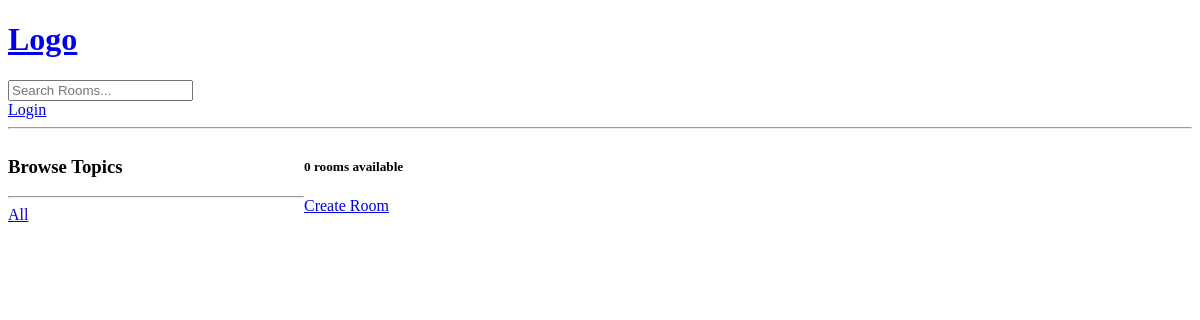
/, run on an earlier commit of the app's database.
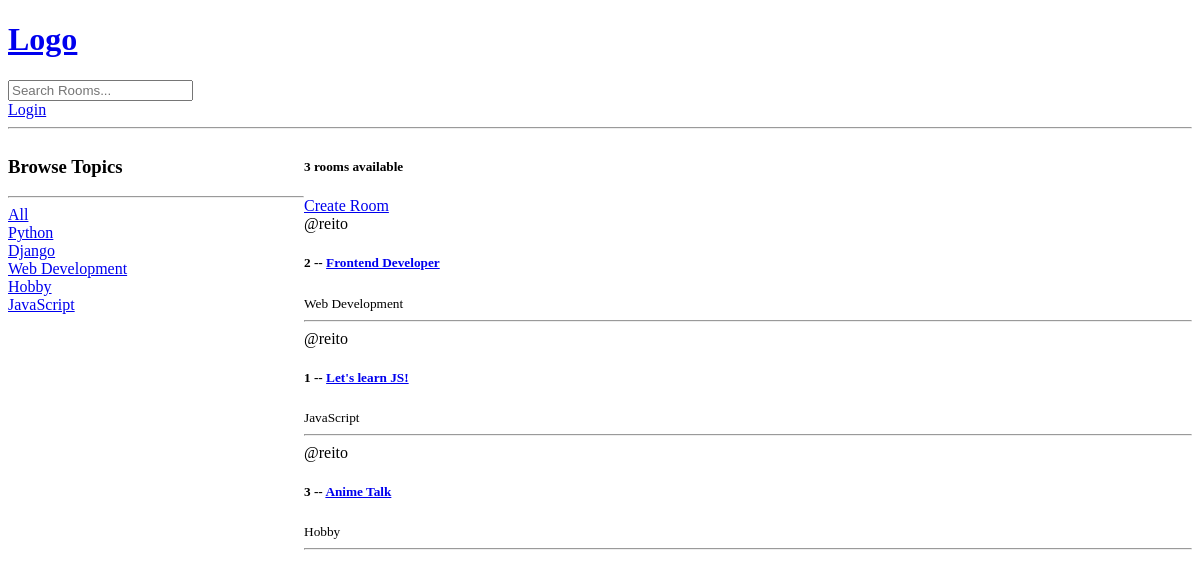
And on a later commit of the database.
### base/models.py (models this page shows, shortened)
class Topic(models.Model):
    name = models.CharField(max_length=200)

class Room(models.Model):
    host = models.ForeignKey(User, on_delete=models.SET_NULL, null=True)
    topic = models.ForeignKey(Topic, on_delete=models.SET_NULL, null=True)
    name = models.CharField(max_length=200)
    description = models.TextField(null=True, blank=True)
    updated = models.DateTimeField(auto_now=True)
    created = models.DateTimeField(auto_now_add=True)
    class Meta:
        ordering = ['-updated']

### base/views.py (the view)
# urls.py: path('', views.home, name="home"),
def home(request):
    q = request.GET.get('q') if request.GET.get('q') != None else ''
    rooms = Room.objects.filter(
        Q(topic__name__icontains=q) |
        Q(name__icontains=q) |
        Q(description__icontains=q)
        )
    topics = Topic.objects.all()
    room_count = rooms.count()
    context = {'rooms': rooms, 'topics': topics, 'room_count': room_count}
    return render(request, 'base/home.html', context)

### base/templates/base/home.html (shortened to what this page needs)
{%extends 'main.html'%} {%block content%}
<div class="home-container">
  <div>
    <h3>Browse Topics</h3>
    <hr />
    <div>
      <a href="{%url 'home'%}">All</a>
    </div>
    {%for topic in topics%}
    <div>
      <a href="{%url 'home' %}?q={{topic.name}}">{{topic.name}}</a>
    </div>
    {%endfor%}
  </div>
  <div>
    <h5>{{room_count}} rooms available</h5>
    <a href="{%url 'create-room'%}">Create Room</a>
    <div>
      {%for room in rooms%}
      <div>
        <span>@{{room.host.username}}</span>
        <h5>
          {{room.id}} -- <a href="{%url 'room' room.id%}">{{room.name}}</a>
        </h5>
        <small>{{room.topic.name}}</small>
        <hr />
      </div>
      {%endfor%}
    </div>
  </div>
</div>
{%endblock content%}

### templates/main.html (shortened to what this page needs)
<!DOCTYPE html>
<html lang="en">
  <head>
  </head>
  <body>
    {%include 'navbar.html'%}  {%block content%} {%endblock content%}
  </body>
</html>

### templates/navbar.html
<a href="/">
  <h1>Logo</h1>
</a>
<form action="{%url 'home'%}">
  <input type="text" name="q" placeholder="Search Rooms..." />
</form>
{%if request.user.is_authenticated%}
<p>Hello, {{request.user.username}}</p>
<a href={%url 'logout'%}>Logout</a>
{%else%}
<a href={%url 'login'%}>Login</a>
{%endif%}
<hr >

### base/templates/base/home.html (style rules this page uses)
.home-container { display: grid; grid-template-columns: 1fr 3fr; }

What changed in the data, as far as the page shows it:
added Topic: name "Python"
added Topic: name "Django"
added Topic: name "Web Development"
added Topic: name "Hobby"
added Topic: name "JavaScript"
added Room: host.username "reito", id "2", name "Frontend Developer", topic.name "Web Development"
added Room: host.username "reito", id "1", name "Let's learn JS!", topic.name "JavaScript"
added Room: host.username "reito", id "3", name "Anime Talk", topic.name "Hobby"
Also different on the page:
{{ room_count }}: "0" → "3"
